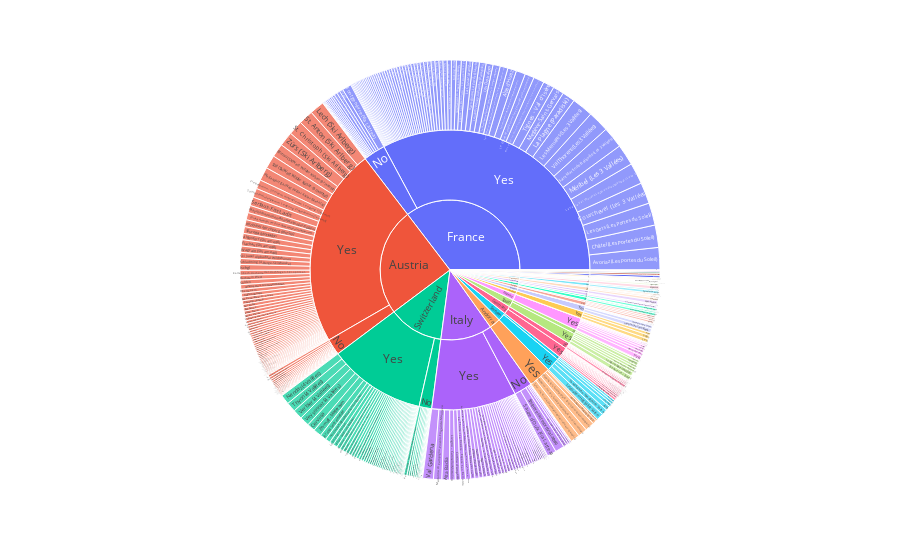

Notebook cell for this chart:
### Markdown cell above
### **d) (3pts)** 

An alternative to a tree map is a sunburst plot, the principle is similar to a tree map. 

Recall from the lecture that:
- Each ring is a different level of the hierarchy
- Each segment of a ring belongs to one categorical value
- The size of a segment is either divided proportionally to a value

Now, we would like to have an overview of the attribute "TotalLifts" aggregated by different level of hierarchy.

Make a sunburst plot where
- the first hierarchy(ring) is "Country"
- the second hierarchy(ring) is "Snowparks" (whether the resort has snowparks)
- the third hierarchy(ring) is "Resort"
- the size of the segments is determined by the attribute "TotalLifts".

Then, briefly discuss your findings from the plot.

*Hint: You can use the sunburst function from plotly.express.*

### Code cell
# your code
fig = px.sunburst(df_v, path=['Country', 'Snowparks', 'Resort'], values='TotalLifts', height=500)
fig.show()

### Figure 1 — Plotly figure (JSON) as saved in the notebook; plotly's stock layout.template omitted (floating-point values rounded to 4 significant figures; data arrays with more than 128 entries replaced by an {"elided": "..."} marker saying what was removed)
{"data": [{"branchvalues": "total", "domain": {"x": [0, 1], "y": [0, 1]}, "hovertemplate": "labels=%{label}<br>TotalLifts=%{value}<br>parent=%{parent}<br>id=%{id}<extra></extra>", "ids": {"elided": "431 str values"}, "labels": {"elided": "431 str values"}, "name": "", "parents": {"elided": "431 str values"}, "type": "sunburst", "values": {"elided": "431 int values"}}], "layout": {"autosize": true, "legend": {"tracegroupgap": 0}, "margin": {"t": 60}}}
